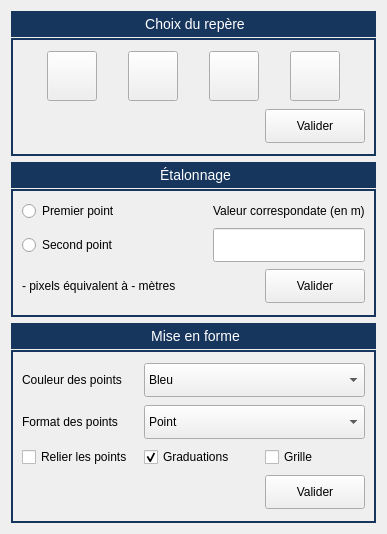
            <widget class="QWidget" name="scrollAreaWidgetContents_2">
             <property name="geometry">
              <rect>
               <x>0</x>
               <y>0</y>
               <width>380</width>
               <height>530</height>
              </rect>
             </property>
             <layout class="QVBoxLayout" name="verticalLayout_4">
              <item>
               <widget class="QGroupBox" name="repereBox">
                <property name="sizePolicy">
                 <sizepolicy hsizetype="Fixed" vsizetype="Fixed">
                  <horstretch>0</horstretch>
                  <verstretch>0</verstretch>
                 </sizepolicy>
                </property>
                <property name="minimumSize">
                 <size>
                  <width>365</width>
                  <height>145</height>
                 </size>
                </property>
                <property name="maximumSize">
                 <size>
                  <width>365</width>
                  <height>145</height>
                 </size>
                </property>
                <property name="styleSheet">
                 <string notr="true">QGroupBox {
    border: 2px solid gray;
    border-color: #FF17365D;
    margin-top: 27px;
    font-size: 14px;
    border-bottom-left-radius: 0px;
    border-bottom-right-radius: 0px;
}

QGroupBox::title {
    subcontrol-origin: margin;
    subcontrol-position: top center;
    border-top-left-radius: 0px;
    border-top-right-radius: 0px;
    padding: 5px 150px;
    background-color: #FF17365D;
    color: rgb(255, 255, 255);
}</string>
                </property>
                <property name="title">
                 <string>Choix du repère</string>
                </property>
                <layout class="QGridLayout" name="gridLayout_5">
                 <item row="1" column="1">
                  <widget class="QPushButton" name="repereButton">
                   <property name="sizePolicy">
                    <sizepolicy hsizetype="Fixed" vsizetype="Fixed">
                     <horstretch>0</horstretch>
                     <verstretch>0</verstretch>
                    </sizepolicy>
                   </property>
                   <property name="minimumSize">
                    <size>
                     <width>100</width>
                     <height>34</height>
                    </size>
                   </property>
                   <property name="text">
                    <string>Valider</string>
                   </property>
                  </widget>
                 </item>
                 <item row="1" column="0">
                  <spacer name="horizontalSpacer_2">
                   <property name="orientation">
                    <enum>Qt::Horizontal</enum>
                   </property>
                   <property name="sizeHint" stdset="0">
                    <size>
                     <width>40</width>
                     <height>20</height>
                    </size>
                   </property>
                  </spacer>
                 </item>
                 <item row="0" column="0" colspan="2">
                  <layout class="QHBoxLayout" name="horizontalLayout_2">
                   <item>
                    <widget class="QPushButton" name="axeButton_1">
                     <property name="sizePolicy">
                      <sizepolicy hsizetype="Fixed" vsizetype="Fixed">
                       <horstretch>0</horstretch>
                       <verstretch>0</verstretch>
                      </sizepolicy>
                     </property>
                     <property name="minimumSize">
                      <size>
                       <width>50</width>
                       <height>50</height>
                      </size>
                     </property>
                     <property name="text">
                      <string/>
                     </property>
                     <property name="iconSize">
                      <size>
                       <width>32</width>
                       <height>32</height>
                      </size>
                     </property>
                    </widget>
                   </item>
                   <item>
                    <widget class="QPushButton" name="axeButton_3">
                     <property name="sizePolicy">
                      <sizepolicy hsizetype="Fixed" vsizetype="Fixed">
                       <horstretch>0</horstretch>
                       <verstretch>0</verstretch>
                      </sizepolicy>
                     </property>
                     <property name="minimumSize">
                      <size>
                       <width>50</width>
                       <height>50</height>
                      </size>
                     </property>
                     <property name="text">
                      <string/>
                     </property>
                     <property name="iconSize">
                      <size>
                       <width>32</width>
                       <height>32</height>
                      </size>
                     </property>
                    </widget>
                   </item>
                   <item>
                    <widget class="QPushButton" name="axeButton_4">
                     <property name="sizePolicy">
                      <sizepolicy hsizetype="Fixed" vsizetype="Fixed">
                       <horstretch>0</horstretch>
                       <verstretch>0</verstretch>
                      </sizepolicy>
                     </property>
                     <property name="minimumSize">
                      <size>
                       <width>50</width>
                       <height>50</height>
                      </size>
                     </property>
                     <property name="text">
                      <string/>
                     </property>
                     <property name="iconSize">
                      <size>
                       <width>32</width>
                       <height>32</height>
                      </size>
                     </property>
                    </widget>
                   </item>
                   <item>
                    <widget class="QPushButton" name="axeButton_5">
                     <property name="sizePolicy">
                      <sizepolicy hsizetype="Fixed" vsizetype="Fixed">
                       <horstretch>0</horstretch>
                       <verstretch>0</verstretch>
                      </sizepolicy>
                     </property>
                     <property name="minimumSize">
                      <size>
                       <width>50</width>
                       <height>50</height>
                      </size>
                     </property>
                     <property name="text">
                      <string/>
                     </property>
                     <property name="iconSize">
                      <size>
                       <width>32</width>
                       <height>32</height>
                      </size>
                     </property>
                    </widget>
                   </item>
                  </layout>
                 </item>
                </layout>
               </widget>
              </item>
              <item>
               <widget class="QGroupBox" name="etalonBox">
                <property name="sizePolicy">
                 <sizepolicy hsizetype="Fixed" vsizetype="Fixed">
                  <horstretch>0</horstretch>
                  <verstretch>0</verstretch>
                 </sizepolicy>
                </property>
                <property name="minimumSize">
                 <size>
                  <width>365</width>
                  <height>155</height>
                 </size>
                </property>
                <property name="maximumSize">
                 <size>
                  <width>365</width>
                  <height>155</height>
                 </size>
                </property>
                <property name="styleSheet">
                 <string notr="true">QGroupBox {
    border: 2px solid gray;
    border-color: #FF17365D;
    margin-top: 27px;
    font-size: 14px;
    border-bottom-left-radius: 0px;
    border-bottom-right-radius: 0px;
}

QGroupBox::title {
    subcontrol-origin: margin;
    subcontrol-position: top center;
    border-top-left-radius: 0px;
    border-top-right-radius: 0px;
    padding: 5px 150px;
    background-color: #FF17365D;
    color: rgb(255, 255, 255);
}</string>
                </property>
                <property name="title">
                 <string>Étalonnage</string>
                </property>
                <layout class="QGridLayout" name="gridLayout_6">
                 <item row="0" column="2" colspan="2">
                  <widget class="QLabel" name="label_8">
                   <property name="text">
                    <string>Valeur correspondate (en m)</string>
                   </property>
                  </widget>
                 </item>
                 <item row="0" column="0">
                  <widget class="QRadioButton" name="firstPoint">
                   <property name="text">
                    <string>Premier point</string>
                   </property>
                   <attribute name="buttonGroup">
                    <string notr="true">buttonGroup</string>
                   </attribute>
                  </widget>
                 </item>
                 <item row="1" column="0">
                  <widget class="QRadioButton" name="secondPoint">
                   <property name="text">
                    <string>Second point</string>
                   </property>
                   <attribute name="buttonGroup">
                    <string notr="true">buttonGroup</string>
                   </attribute>
                  </widget>
                 </item>
                 <item row="5" column="0" colspan="3">
                  <widget class="QLabel" name="labelEtalon">
                   <property name="text">
                    <string>- pixels équivalent à - mètres</string>
                   </property>
                  </widget>
                 </item>
                 <item row="1" column="2" colspan="2">
                  <widget class="QLineEdit" name="valeurEtalon">
                   <property name="minimumSize">
                    <size>
                     <width>0</width>
                     <height>34</height>
                    </size>
                   </property>
                  </widget>
                 </item>
                 <item row="5" column="3">
                  <widget class="QPushButton" name="rulerButton">
                   <property name="sizePolicy">
                    <sizepolicy hsizetype="Fixed" vsizetype="Fixed">
                     <horstretch>0</horstretch>
                     <verstretch>0</verstretch>
                    </sizepolicy>
                   </property>
                   <property name="minimumSize">
                    <size>
                     <width>100</width>
                     <height>34</height>
                    </size>
                   </property>
                   <property name="text">
                    <string>Valider</string>
                   </property>
                  </widget>
                 </item>
                 <item row="0" column="1">
                  <spacer name="horizontalSpacer">
                   <property name="orientation">
                    <enum>Qt::Horizontal</enum>
                   </property>
                   <property name="sizeHint" stdset="0">
                    <size>
                     <width>40</width>
                     <height>20</height>
                    </size>
                   </property>
                  </spacer>
                 </item>
                </layout>
               </widget>
              </item>
              <item>
               <widget class="QGroupBox" name="styleBox">
                <property name="sizePolicy">
                 <sizepolicy hsizetype="Fixed" vsizetype="Fixed">
                  <horstretch>0</horstretch>
                  <verstretch>0</verstretch>
                 </sizepolicy>
                </property>
                <property name="minimumSize">
                 <size>
                  <width>365</width>
                  <height>200</height>
                 </size>
                </property>
                <property name="maximumSize">
                 <size>
                  <width>365</width>
                  <height>200</height>
                 </size>
                </property>
                <property name="styleSheet">
                 <string notr="true">QGroupBox {
    border: 2px solid gray;
    border-color: #FF17365D;
    margin-top: 27px;
    font-size: 14px;
    border-bottom-left-radius: 0px;
    border-bottom-right-radius: 0px;
}

QGroupBox::title {
    subcontrol-origin: margin;
    subcontrol-position: top center;
    border-top-left-radius: 0px;
    border-top-right-radius: 0px;
    padding: 5px 150px;
    background-color: #FF17365D;
    color: rgb(255, 255, 255);
}</string>
                </property>
                <property name="title">
                 <string>Mise en forme</string>
                </property>
                <property name="alignment">
                 <set>Qt::AlignLeading|Qt::AlignLeft|Qt::AlignTop</set>
                </property>
                <layout class="QGridLayout" name="gridLayout_7">
                 <item row="0" column="1" colspan="2">
                  <widget class="QComboBox" name="comboColor">
                   <property name="minimumSize">
                    <size>
                     <width>0</width>
                     <height>34</height>
                    </size>
                   </property>
                   <item>
                    <property name="text">
                     <string>Bleu</string>
                    </property>
                   </item>
                   <item>
                    <property name="text">
                     <string>Rouge</string>
                    </property>
                   </item>
                   <item>
                    <property name="text">
                     <string>Vert</string>
                    </property>
                   </item>
                   <item>
                    <property name="text">
                     <string>Cyan</string>
                    </property>
                   </item>
                   <item>
                    <property name="text">
                     <string>Magenta</string>
                    </property>
                   </item>
                   <item>
                    <property name="text">
                     <string>Jaune</string>
                    </property>
                   </item>
                   <item>
                    <property name="text">
                     <string>Blanc</string>
                    </property>
                   </item>
                   <item>
                    <property name="text">
                     <string>Noir</string>
                    </property>
                   </item>
                  </widget>
                 </item>
                 <item row="0" column="0">
                  <widget class="QLabel" name="label_4">
                   <property name="text">
                    <string>Couleur des points</string>
                   </property>
                  </widget>
                 </item>
                 <item row="3" column="1" colspan="2">
                  <widget class="QComboBox" name="comboFormat">
                   <property name="minimumSize">
                    <size>
                     <width>0</width>
                     <height>34</height>
                    </size>
                   </property>
                   <item>
                    <property name="text">
                     <string>Point</string>
                    </property>
                   </item>
                   <item>
                    <property name="text">
                     <string>Disque</string>
                    </property>
                   </item>
                   <item>
                    <property name="text">
                     <string>Croix</string>
                    </property>
                   </item>
                   <item>
                    <property name="text">
                     <string>Plus</string>
                    </property>
                   </item>
                   <item>
                    <property name="text">
                     <string>Carré</string>
                    </property>
                   </item>
                   <item>
                    <property name="text">
                     <string>Triangle</string>
                    </property>
                   </item>
                  </widget>
                 </item>
                 <item row="6" column="2">
                  <widget class="QPushButton" name="formeButton">
                   <property name="sizePolicy">
                    <sizepolicy hsizetype="Fixed" vsizetype="Fixed">
                     <horstretch>0</horstretch>
                     <verstretch>0</verstretch>
                    </sizepolicy>
                   </property>
                   <property name="minimumSize">
                    <size>
                     <width>100</width>
                     <height>34</height>
                    </size>
                   </property>
                   <property name="text">
                    <string>Valider</string>
                   </property>
                  </widget>
                 </item>
                 <item row="3" column="0">
                  <widget class="QLabel" name="label_6">
                   <property name="text">
                    <string>Format des points</string>
                   </property>
                  </widget>
                 </item>
                 <item row="4" column="1">
                  <widget class="QCheckBox" name="checkTicks">
                   <property name="text">
                    <string>Graduations</string>
                   </property>
                   <property name="checked">
                    <bool>true</bool>
                   </property>
                  </widget>
                 </item>
                 <item row="4" column="2">
                  <widget class="QCheckBox" name="checkGrid">
                   <property name="text">
                    <string>Grille</string>
                   </property>
                  </widget>
                 </item>
                 <item row="4" column="0">
                  <widget class="QCheckBox" name="checkLine">
                   <property name="text">
                    <string>Relier les points</string>
                   </property>
                  </widget>
                 </item>
                </layout>
               </widget>
              </item>
              <item>
               <spacer name="verticalSpacer_2">
                <property name="orientation">
                 <enum>Qt::Vertical</enum>
                </property>
                <property name="sizeHint" stdset="0">
                 <size>
                  <width>20</width>
                  <height>40</height>
                 </size>
                </property>
               </spacer>
              </item>
             </layout>
            </widget>
